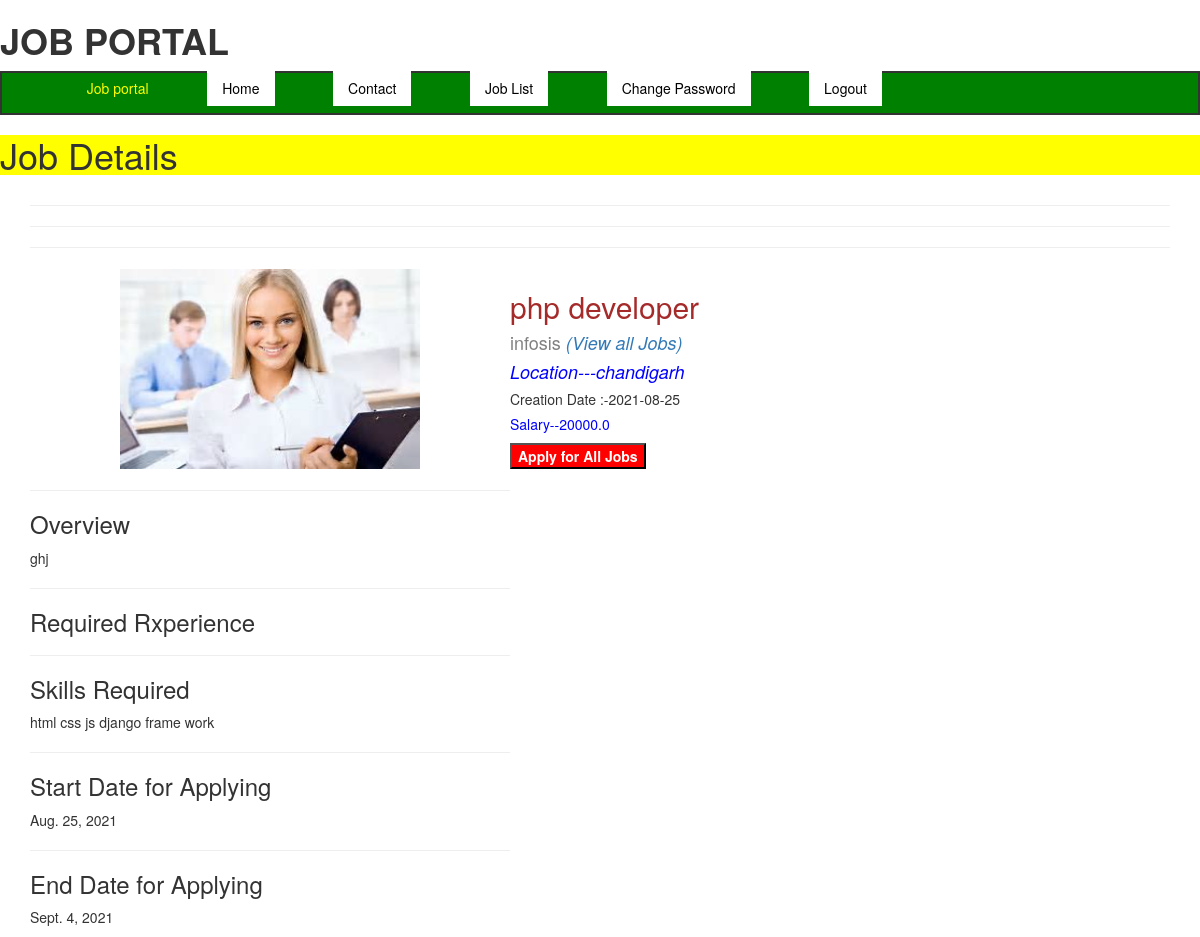
/job/job_detail/2/, run on the app's committed database.
### job/models.py (models this page shows, shortened)
class Job(models.Model):
	recruiter = models.ForeignKey(Recruiter, on_delete = models.CASCADE)
	start_date = models.DateField()
	end_date = models.DateField()
	title = models.CharField(max_length=100)
	salary = models.FloatField(max_length=100)
	image = models.FileField()
	description = models.CharField(max_length=100)
	experience = models.CharField(max_length=100)
	location = models.CharField(max_length=100)
	skills = models.CharField(max_length=100)
	creationdate = models.CharField(max_length=100)

class Recruiter(models.Model):
	user = models.ForeignKey(User, on_delete = models.CASCADE)
	mobile = models.CharField(max_length=100,null=True)
	image = models.FileField()
	gender = models.CharField(max_length=100)
	company = models.CharField(max_length=100)
	Type = models.CharField(max_length=100)
	status = models.CharField(max_length=100)

### job/views/job.py (the view)
# urls.py: path('job_detail/<int:id>/',job_detail, name='job_detail'),
def job_detail(request,id):
	job = Job.objects.get(id=id)
	d={'job':job}
	return render(request,'job_detail.html',d)

### job/templates/job_detail.html (shortened to what this page needs)
{% extends 'user_nav.html' %}
{% block body %}
{% load static %}
			<h1><b><marquee style='background-color: yellow'></b>Job Details</marquee></h1>
<div class="container"><hr><hr>
<table>
	<tr style="padding: 5px 10px">
		<th style="padding: 1px 90px">
	<img src="{{job.image.url}}" width="300" height="200">
</th>
<th>
	<h2 style="color: brown">{{job.title}}</h2><h4 style="color: grey">{{job.recruiter.company}}<em><a href="/job/user_latestjob/"> (View all Jobs)</a></em></h3>
	<i><h4 style="color: blue">Location---{{job.location}}</h4></i>
	<b><h5>Creation Date :-{{job.creationdate}}</h5></b><h5 style="color: blue">Salary--{{job.salary}}</h5>
	<button style="background-color: red; color: #fff" type="submit"><a style="background-color: red; color: #fff" href="/job/applyforjob/{{job.id}}/"> Apply for All Jobs</a></button>
</th>
</tr>
<tr>
	<td><hr>
		<h3>Overview</h3>
		<p>{{job.description}}</p><hr>
		<h3>Required Rxperience</h3>
		<p>{{job.experience}}</p><hr>
		<h3>Skills Required</h3>
		<p>{{job.skills}}</p><hr>
		<h3>Start Date for Applying</h3>
		<p>{{job.start_date}}</p><hr>
		<h3>End Date for Applying</h3>
		<p>{{job.end_date}}</p>
	</td><hr>
</tr>
</table>
</div>
{% endblock %}

### job/templates/user_nav.html (shortened to what this page needs)
<!DOCTYPE html>
{% load static %}
<html>
<head>
  <link rel="stylesheet" href="https://maxcdn.bootstrapcdn.com/bootstrap/3.4.1/css/bootstrap.min.css">
  	<link rel="stylesheet" type="text/css" href="{% static 'css/mystyle.css' %}">
</head>
	<h1><b>JOB PORTAL</b></h1>
<body class="body">
<div class="nav">
	<ul>
	<li style="color: yellow; font-family: ">Job portal</li>
	<li><a href="/job/userhome/">Home</a></li>
	<li><a href="#">Contact</a></li>
	<li><a href="/job/user_latestjob/">Job List</a></li>
	<li><a href="/job/change_password_user/">Change Password</a></li>
	<li><a href="/job/logout/">Logout</a></li>
</ul>
	</div>
	{% block body %}
{% endblock %}
</body>
</html>

### job/templates/user_nav.html (style rules this page uses)
div li { display: inline-block; padding: 5px 10px; margin-left: 3%; }
.nav { background-color: green; border: 2px solid; }
.nav a { color: black; padding: 8px 15px; background-color: white; }

### data on the page
Job: image (picture), title "php developer", recruiter.company "infosis", location "chandigarh", creationdate "2021-08-25", salary "20000.0", description "ghj", skills "html css js django frame work", start_date "Aug. 25, 2021", end_date "Sept. 4, 2021"
